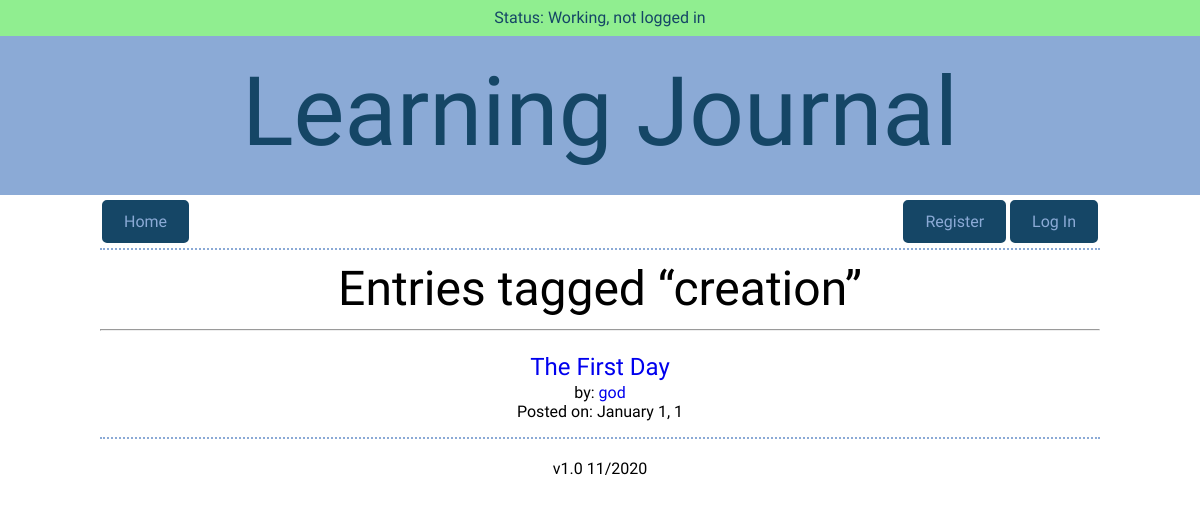
/tags/creation, run on the app's committed database.
### models.py (models this page shows, shortened)
class Tag(Model):
    id = AutoField()
    name = CharField(max_length=256, unique=True)
    class Meta:
        database = DATABASE
    def entries(self):
        return (Entry
                .select()
                .join(EntryTag)
                .join(Tag)
                .where(Tag.name ** self.name)
                .order_by(Entry.date.desc())
                )

class Entry(Model):
    id = AutoField()
    user = ForeignKeyField(User, backref="entries")
    title = CharField(max_length=256)
    date = DateField(default=datetime.date.today)
    time_spent = TimeField()
    learned = TextField()
    resources = TextField()
    tags = CharField(max_length=256)
    private = BooleanField(default=False)
    hidden = BooleanField(default=False)
    class Meta:
        database = DATABASE

class User(UserMixin, Model):
    id = AutoField()
    username = CharField(unique=True)
    password = CharField(max_length=100)
    god = BooleanField(default=False)
    class Meta:
        database = DATABASE

### app.py (the view)
@app.route("/tags/<tag>")
def show_tag(tag):
    global last_route, cur_user, cur_entry, cur_tag
    last_route = "show_tag"
    cur_user = None
    cur_entry = None
    cur_tag = tag
    try:
        search_tag = models.Tag.select().where(models.Tag.name ** tag).get()
    except models.DoesNotExist:
        flash(f"Tag {tag} not found.", "error")
        return redirect(get_last_route())
    all_entries = search_tag.entries()
    print(len(all_entries))
    if not current_user.is_authenticated:
        entries = []
        for entry in all_entries:
            if not entry.hidden:
                entries.append(entry)
    elif not current_user.god:
        entries = []
        for entry in all_entries:
            if not (entry.hidden and entry.user.id != current_user.id):
                entries.append(entry)
    else:
        entries = all_entries
    if len(entries) == 0:
        flash(f"Tag {tag} not found.", "error")
        return redirect(request.referrer)
    if current_user.is_authenticated:
        user_ = current_user.username
        if current_user.god:
            god = True
        else:
            god = False
    else:
        god = False
        user_ = ""
    return render_template("tag_listing.html", entries=entries, user=user_,
                           god=god, home=False, by="All", tag=tag)

### app.py (called while the page is built)
@app.before_request
def before_request():
    g.db = models.DATABASE
    g.db.connect()
    g.user = current_user

@app.after_request
def after_request(response):
    g.db.close()
    return response

### templates/tag_listing.html
{% extends "layout.html" %}
{% from "macros.html" import render_listing, nav_bar with context %}
{% block nav %}
    {{ nav_bar(False) }}
{% endblock %}
{% block content %}
    <div class="main">
    <h2>Entries tagged “{{ tag }}”</h2>
    <hr>
    {% for entry in entries %}
        {{ render_listing(entry, user, god, by) }}
    {% endfor %}
    </div>
{% endblock %}

### templates/macros.html
{% macro nav_bar(home) %}
    <div class="nav-bar">
        {% if home == False %}
            <a class="button" href="{{ url_for('index') }}">Home</a>
        {% else %}
            <div class="button button-inactive">Home</div>
        {% endif %}
        {% if current_user.is_authenticated %}
            <a class="button button-right" href="{{ url_for('logout') }}">Log Out</a>
            <a class="button button-right" href="{{ url_for('create_entry') }}">New Entry</a>
        {% else %}
            <a class="button button-right" href="{{ url_for('login') }}">Log In</a>
            <a class="button button-right" href="{{ url_for('register') }}">Register</a>
        {% endif %}
    </div>
{% endmacro %}
{% macro render_listing(listing, user, god, by) %}
    <article class="listing">
        <h3>
            {% if (listing.private == False) or (listing.user.username == user) or (god == True) %}
                <a class="entry-link" href="/entries/{{ listing.id }}">
            {% endif %}
                {{ listing.title }}
            {% if (listing.private == False) or (listing.user.username == user) or (god == True) %}
                </a>
            {% else %}
                <span class="small">[private]</span>
            {% endif %}
        </h3>
        <p>
        {% if by == "All" %}
            by: <a href="{{ url_for('user_entries', user=listing.user.username) }}">
            {% if listing.user.username == user %}
                You
            {% else %}
                {{ listing.user.username }}
            {% endif %}</a><br>
        {% endif %}
        Posted on: <time datetime="{{ listing.date }}">{{ listing.date.strftime("%B %d").lstrip("0").replace(" 0", " ") }}, {{ listing.date.strftime("%Y") }}</time></p>
    </article>
{% endmacro %}

### static/css/site.css (style rules this page uses)
html { margin-left: calc(100vw - 100%); }
body { font-size: 16px; font-family: 'Asap', sans-serif; font-weight: 400 color: #404a49; }
a:link { text-decoration: none; }
.button { background-color: #154666; color: #8baad6; margin: 5px 2px; border: 2px solid #154666; border-radius: 5px; padding: 10px 20px; text-align: center; text-decoration: none; display: inline-block; }
.button-right { float: right }
h2 { font-size: 48px; font-family: 'Hammersmith One', sans-serif; font-weight: 400; line-height: 0; }
h3 { font-size: 24px; font-family: 'Hammersmith One', sans-serif; font-weight: 400; line-height: 0; padding-top: 12px; margin-bottom: 3px; }
.main { text-align: center; }
.nav-bar, .main { border-bottom: 2px dotted #8baad6; }

### data on the page
Tag: name "creation"
Entry: title "The First Day", date "January 1", date "1"
User: user.username "god"
